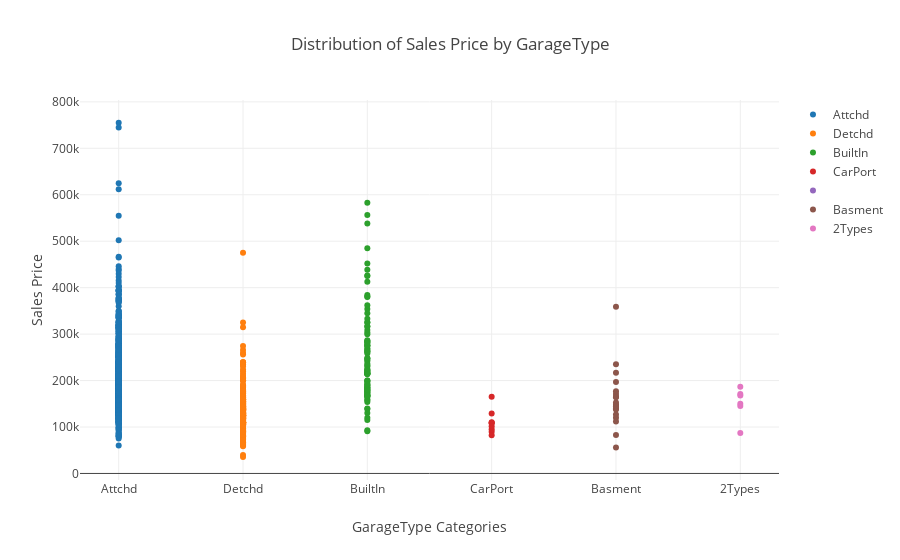

The cell this chart's notebook holds for it:
### Code cell
variable='GarageType'

data = [dict(
  type = 'scatter',
  x = train[variable],
  y = train['SalePrice'],
  mode = 'markers',
  transforms = [dict(
    type = 'groupby',
    groups = train[variable],

  )]
)]

layout={
        'xaxis': {'title': variable + ' Categories'},
        'yaxis': {'title': "Sales Price"},
        "title":"Distribution of Sales Price by " +variable
    }

off.iplot({'data': data, 'layout':layout}, validate=False)

### Figure 1 — Plotly figure (JSON) as saved in the notebook; plotly's stock layout.template omitted (floating-point values rounded to 4 significant figures; data arrays with more than 128 entries replaced by an {"elided": "..."} marker saying what was removed)
{"data": [{"mode": "markers", "transforms": [{"groups": {"elided": "1460 str values"}, "type": "groupby"}], "type": "scatter", "x": {"elided": "1460 str values"}, "y": {"elided": "1460 int values"}}], "layout": {"title": "Distribution of Sales Price by GarageType", "xaxis": {"title": "GarageType Categories"}, "yaxis": {"title": "Sales Price"}}}
